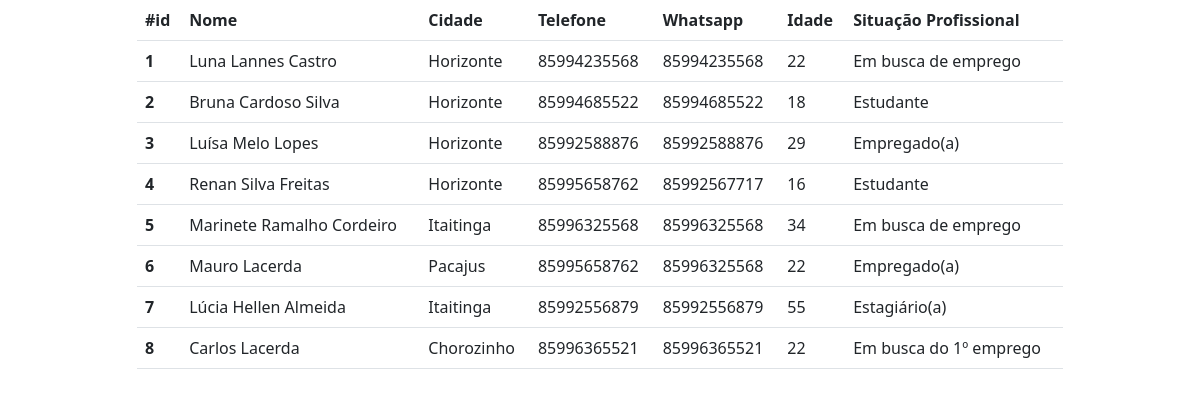
The app's page /admin/lista-candidatos.php with its own data.
### tables this page shows
CREATE TABLE `tb_candidato` (
  `id_candidato` int NOT NULL AUTO_INCREMENT,
  `nome_candidato` varchar(100) NOT NULL,
  `cidade_candidato` varchar(60) NOT NULL,
  `telefone_candidato` varchar(45) NOT NULL,
  `whatsapp_candidato` varchar(15) NOT NULL,
  `situacao_emprego` varchar(15) DEFAULT NULL,
  `idade_candidato` int DEFAULT NULL,
  PRIMARY KEY (`id_candidato`)
);

### admin/lista-candidatos.php (the view, shortened to what this page needs)
<!DOCTYPE html>
<html lang="en">
<head>
    <link href="https://cdn.jsdelivr.net/npm/bootstrap@5.2.0/dist/css/bootstrap.min.css" rel="stylesheet">
</head>
<body>
    <div class="container">
        <div class="row">
            <div class="col-1"></div>
            <div class="col-10">
        <table class="table">
            <thead>
                <tr>
                <th scope="col">#id</th>
                <th scope="col">Nome</th>
                <th scope="col">Cidade</th>
                <th scope="col">Telefone</th>
                <th scope="col">Whatsapp</th>
                <th scope="col">Idade</th>
                <th scope="col">Situação Profissional</th>
                </tr>
            </thead>
            <tbody>
                <?php
                    include_once("../config/conexao.php");
                    try{
                        $selCandidato = "SELECT * FROM tb_candidato";
                        $resultSelCandidato = $connect->prepare($selCandidato);
                        $resultSelCandidato->execute();
                        $contSel = $resultSelCandidato->rowCount();
                        if($contSel > 0){
                            while($showC = $resultSelCandidato->FETCH(PDO::FETCH_OBJ)){
                                if($showC->situacao_emprego == 1){
                                    $sitEmprego = "Em busca de emprego";
                                }else if($showC->situacao_emprego == 2){
                                    $sitEmprego = "Empregado(a)";
                                }else if($showC->situacao_emprego == 3){
                                    $sitEmprego = "Estudante";
                                }else if($showC->situacao_emprego == 4){
                                    $sitEmprego = "Em busca do 1º emprego";
                                }else if($showC->situacao_emprego == 5){
                                    $sitEmprego = "Estagiário(a)";
                                }else{
                                    $sitEmprego = "Não informado";
                                }
                ?>
                                <tr>
                                    <th scope='row'><?php echo $showC->id_candidato;?></th>
                                    <td><?php echo $showC->nome_candidato;?></td>
                                    <td><?php echo $showC->cidade_candidato;?></td>
                                    <td><?php echo $showC->telefone_candidato;?></td>
                                    <td><?php echo $showC->whatsapp_candidato;?></td>
                                    <td><?php echo $showC->idade_candidato;?></td>
                                    <td><?php echo $sitEmprego;?></td>
                                </tr>
                <?php
                            }
                        }
                    }catch(PDOException $erro){
                        echo "ERRO de PDO (Seleção) = ".$erro->getMessage();
                    }
                ?>
            </tbody>
        </table>
            </div>
            <div class="col-1"></div>
        </div>
    </div>
</body>
</html>

### records on screen
tb_candidato: id_candidato "1", nome_candidato "Luna Lannes Castro", cidade_candidato "Horizonte", telefone_candidato "85994235568", whatsapp_candidato "85994235568", idade_candidato "22", situacao_emprego "Em busca de emprego"
tb_candidato: id_candidato "2", nome_candidato "Bruna Cardoso Silva", cidade_candidato "Horizonte", telefone_candidato "85994685522", whatsapp_candidato "85994685522", idade_candidato "18", situacao_emprego "Estudante"
tb_candidato: id_candidato "3", nome_candidato "Luísa Melo Lopes", cidade_candidato "Horizonte", telefone_candidato "85992588876", whatsapp_candidato "85992588876", idade_candidato "29", situacao_emprego "Empregado(a)"
tb_candidato: id_candidato "4", nome_candidato "Renan Silva Freitas", cidade_candidato "Horizonte", telefone_candidato "85995658762", whatsapp_candidato "85992567717", idade_candidato "16", situacao_emprego "Estudante"
tb_candidato: id_candidato "5", nome_candidato "Marinete Ramalho Cordeiro", cidade_candidato "Itaitinga", telefone_candidato "85996325568", whatsapp_candidato "85996325568", idade_candidato "34", situacao_emprego "Em busca de emprego"
tb_candidato: id_candidato "6", nome_candidato "Mauro Lacerda", cidade_candidato "Pacajus", telefone_candidato "85995658762", whatsapp_candidato "85996325568", idade_candidato "22", situacao_emprego "Empregado(a)"
tb_candidato: id_candidato "7", nome_candidato "Lúcia Hellen Almeida", cidade_candidato "Itaitinga", telefone_candidato "85992556879", whatsapp_candidato "85992556879", idade_candidato "55", situacao_emprego "Estagiário(a)"
tb_candidato: id_candidato "8", nome_candidato "Carlos Lacerda", cidade_candidato "Chorozinho", telefone_candidato "85996365521", whatsapp_candidato "85996365521", idade_candidato "22", situacao_emprego "Em busca do 1º emprego"
